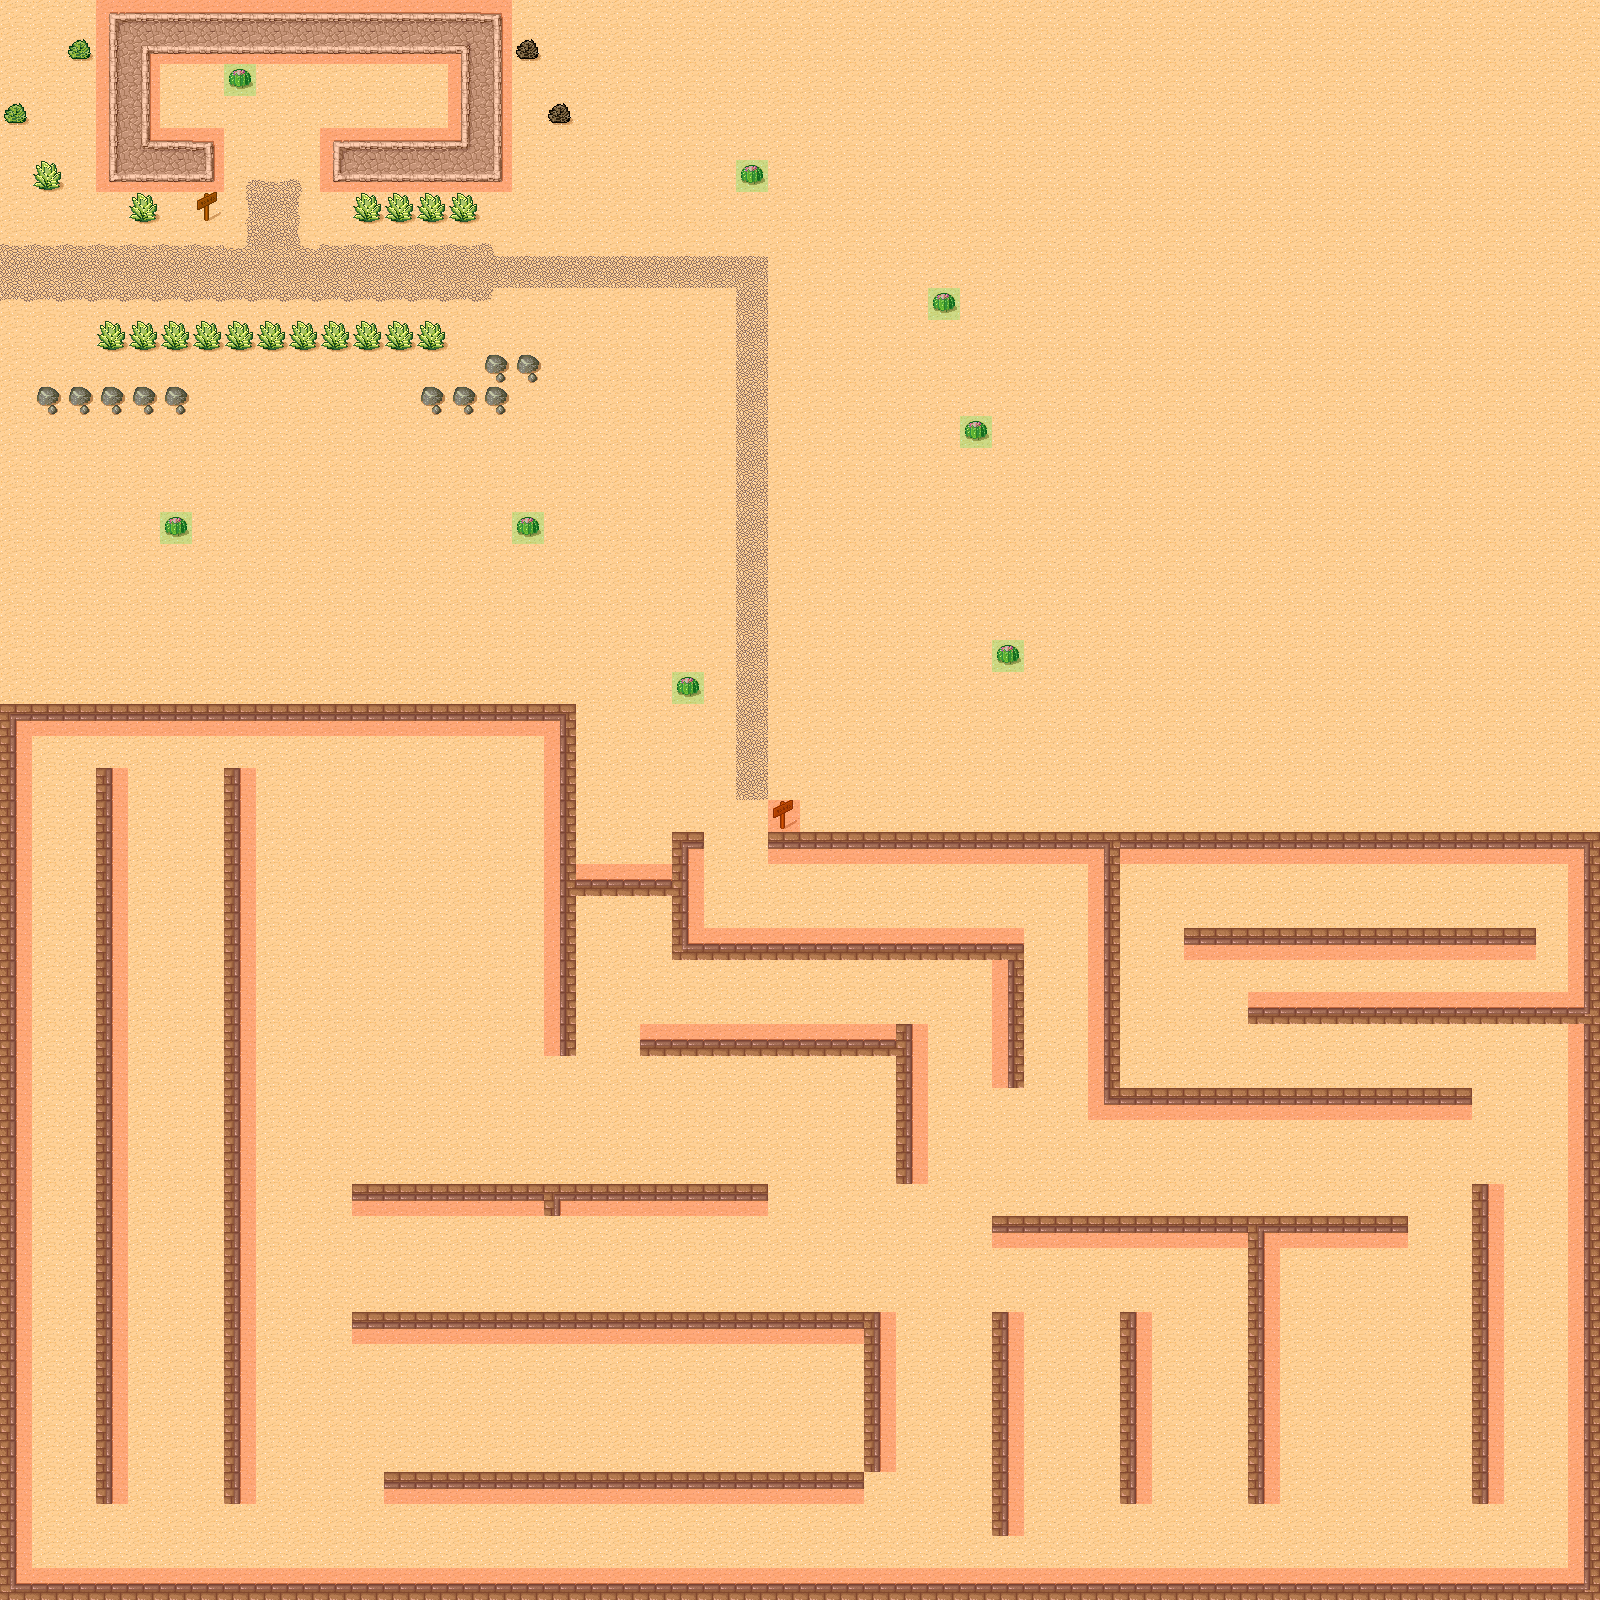

A 2D game scene composited from a Tiled map and its tileset images. What follows is a short description and the map's XML, with each tile layer's data collapsed to a summary:
An orthogonal 50x50 tile map with 32x32 px tiles, 3 tile layers (Background, Foreground, Meta), 2 tilesets and 7 objects (SpawnPoint, EnemySpawn1, EnemySpawn2, EnemySpawn3, EnemySpawn4, ...).

<map version="1.0" orientation="orthogonal" width="50" height="50" tilewidth="32" tileheight="32">
 <tileset firstgid="1" name="tmw_desert_spacing" tilewidth="32" tileheight="32" spacing="1" margin="1">
  <image source="tmw_desert_spacing.png" width="265" height="199" />
  <tile id="0">
   <properties>
    <property name="Walkable" value="False" />
   </properties>
  </tile>
  <tile id="1">
   <properties>
    <property name="Walkable" value="False" />
   </properties>
  </tile>
  <tile id="2">
   <properties>
    <property name="Walkable" value="False" />
   </properties>
  </tile>
  <tile id="8">
   <properties>
    <property name="Walkable" value="False" />
   </properties>
  </tile>
  <tile id="9">
   <properties>
    <property name="Walkable" value="False" />
   </properties>
  </tile>
  <tile id="10">
   <properties>
    <property name="Walkable" value="False" />
   </properties>
  </tile>
  <tile id="16">
   <properties>
    <property name="Walkable" value="False" />
   </properties>
  </tile>
  <tile id="17">
   <properties>
    <property name="Walkable" value="False" />
   </properties>
  </tile>
  <tile id="18">
   <properties>
    <property name="Walkable" value="False" />
   </properties>
  </tile>
  <tile id="19">
   <properties>
    <property name="Walkable" value="False" />
   </properties>
  </tile>
  <tile id="20">
   <properties>
    <property name="walkable" value="False" />
   </properties>
  </tile>
  <tile id="24">
   <properties>
    <property name="Walkable" value="False" />
   </properties>
  </tile>
  <tile id="25">
   <properties>
    <property name="Walkable" value="False" />
   </properties>
  </tile>
  <tile id="26">
   <properties>
    <property name="Walkable" value="False" />
   </properties>
  </tile>
  <tile id="27">
   <properties>
    <property name="Walkable" value="False" />
   </properties>
  </tile>
  <tile id="28">
   <properties>
    <property name="Walkable" value="False" />
   </properties>
  </tile>
  <tile id="32">
   <properties>
    <property name="Walkable" value="False" />
   </properties>
  </tile>
  <tile id="33">
   <properties>
    <property name="Walkable" value="False" />
   </properties>
  </tile>
  <tile id="34">
   <properties>
    <property name="Walkable" value="False" />
   </properties>
  </tile>
  <tile id="35">
   <properties>
    <property name="Walkable" value="False" />
   </properties>
  </tile>
  <tile id="36">
   <properties>
    <property name="Walkable" value="False" />
   </properties>
  </tile>
  <tile id="40">
   <properties>
    <property name="Walkable" value="False" />
   </properties>
  </tile>
  <tile id="41">
   <properties>
    <property name="Walkable" value="False" />
   </properties>
  </tile>
  <tile id="42">
   <properties>
    <property name="Walkable" value="False" />
   </properties>
  </tile>
  <tile id="43">
   <properties>
    <property name="Walkable" value="False" />
   </properties>
  </tile>
  <tile id="44">
   <properties>
    <property name="Walkable" value="False" />
   </properties>
  </tile>
  <tile id="45">
   <properties>
    <property name="Walkable" value="False" />
   </properties>
  </tile>
 </tileset>
 <tileset firstgid="49" name="meta_tiles" tilewidth="32" tileheight="32" spacing="1" margin="1">
  <image source="meta_tiles.png" width="67" height="34" />
  <tile id="0">
   <properties>
    <property name="Collidable" value="True" />
    <property name="Walkable" value="False" />
   </properties>
  </tile>
  <tile id="1">
   <properties>
    <property name="Collectable" value="True" />
   </properties>
  </tile>
 </tileset>
 <layer name="Background" width="50" height="50">
  <data>[2500 cells, 2500 non-empty, 37 distinct tile ids]</data>
 </layer>
 <objectgroup name="Objects" width="50" height="50">
  <object name="SpawnPoint" x="80" y="272" />
  <object name="EnemySpawn1" x="816" y="272">
   <properties>
    <property name="Enemy" value="1" />
   </properties>
  </object>
  <object name="EnemySpawn2" x="816" y="1392">
   <properties>
    <property name="Enemy" value="1" />
   </properties>
  </object>
  <object name="EnemySpawn3" x="1520" y="1136">
   <properties>
    <property name="Enemy" value="1" />
   </properties>
  </object>
  <object name="EnemySpawn4" x="624" y="1008">
   <properties>
    <property name="Enemy" value="1" />
   </properties>
  </object>
  <object name="EnemySpawn5" x="368" y="912">
   <properties>
    <property name="Enemy" value="1" />
   </properties>
  </object>
  <object name="EnemySpawn6" x="464" y="1104">
   <properties>
    <property name="Enemy" value="1" />
   </properties>
  </object>
 </objectgroup>
 <layer name="Foreground" width="50" height="50">
  <data>[2500 cells, 8 non-empty, 1 distinct tile ids]</data>
 </layer>
 <layer name="Meta" width="50" height="50">
  <data>[2500 cells, 428 non-empty, 2 distinct tile ids]</data>
 </layer>
</map>
